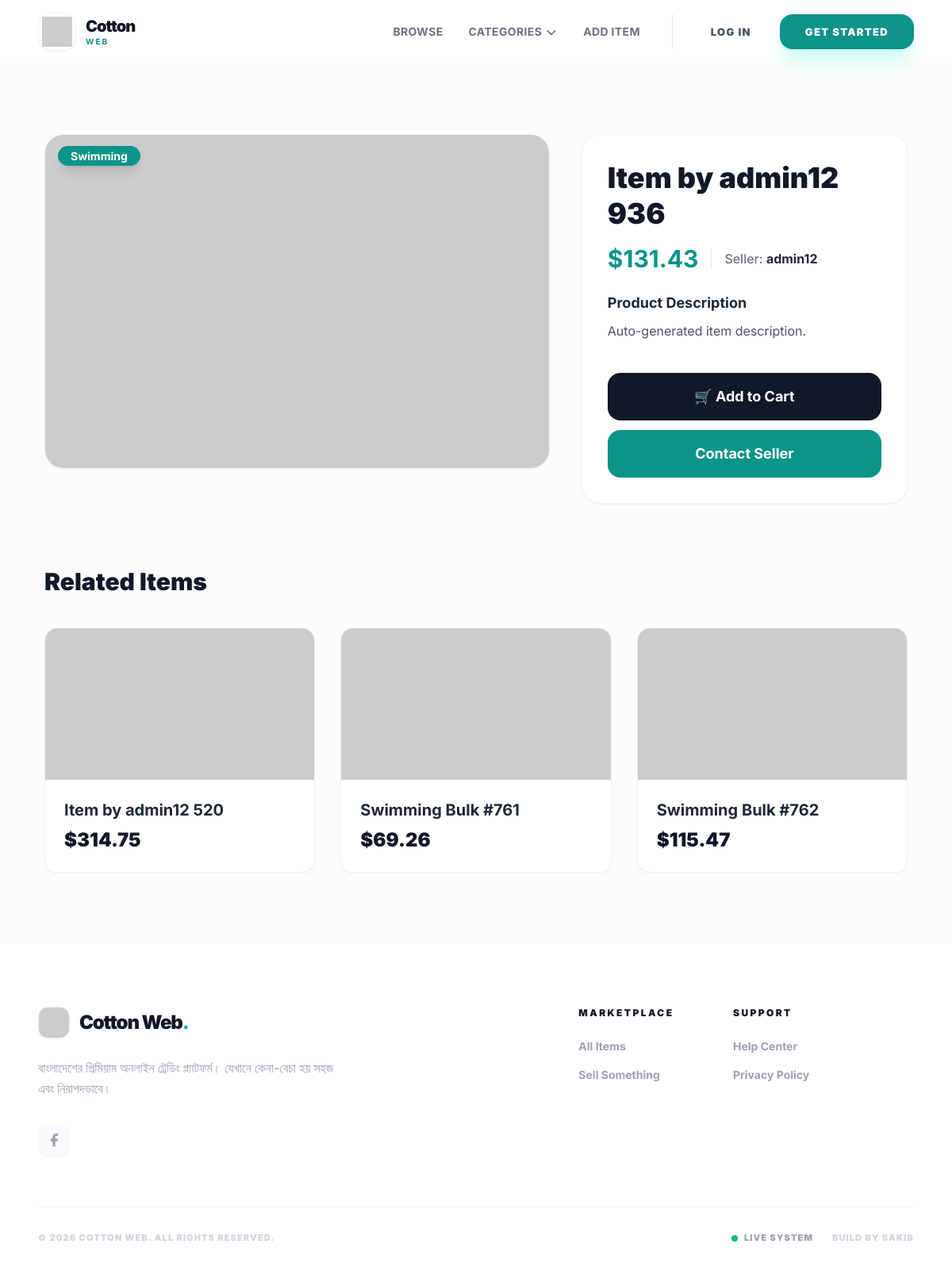
The page /items/50/ on the database as committed earlier.
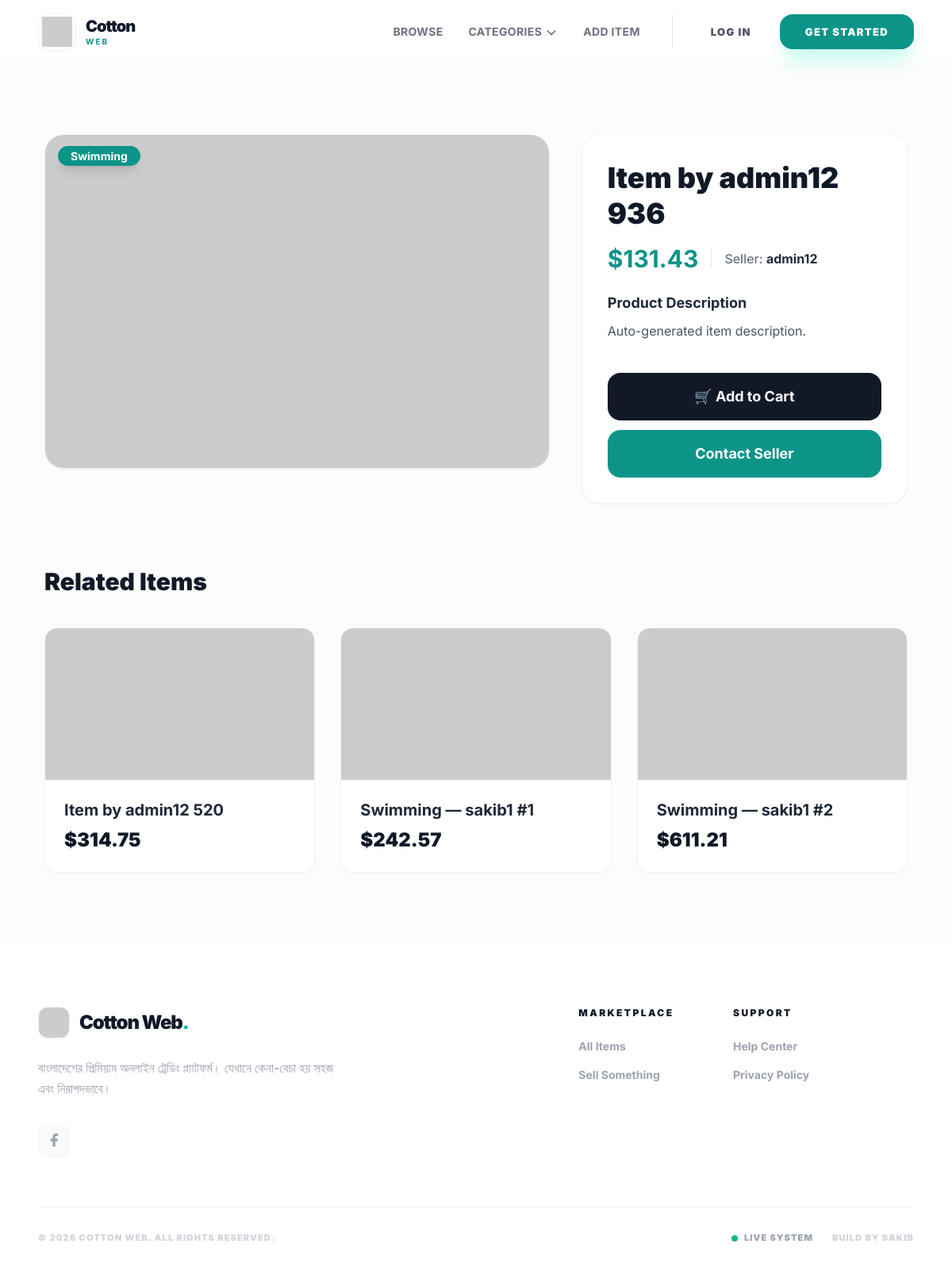
The same page on the database as committed later.
### item/models.py (models this page shows, shortened)
class Item(models.Model):
    category = models.ForeignKey(
        Category,
        related_name='items',
        on_delete=models.CASCADE,
    )
    user = models.ForeignKey(
        settings.AUTH_USER_MODEL,
        related_name='items',
        on_delete=models.CASCADE,
    )
    name = models.CharField(max_length=100)
    description = models.TextField(blank=True, null=True)
    price = models.FloatField()
    image = models.ImageField(upload_to='item_images', blank=True, null=True)
    is_sold = models.BooleanField(default=False, db_index=True)
    created_at = models.DateTimeField(auto_now_add=True, db_index=True)

class Category(models.Model):
    name = models.CharField(max_length=200)
    class Meta:
        verbose_name_plural = 'Categories'
        ordering = ('name',)

### core/models.py (models this page shows, shortened)
class CustomUserModel(AbstractUser):
    full_name = models.CharField(max_length=100, null=True, blank=True)
    phone = models.CharField(max_length=20, null=True, blank=True)
    USER_TYPE_CHOICES = [
        ('Admin', 'Admin'),
        ('Seller', 'Seller'),
        ('Buyer', 'Buyer'),
    ]
    user_type = models.CharField(max_length=20, choices=USER_TYPE_CHOICES, null=True, blank=True)

### item/views.py (the view)
# urls.py: path('', views.cart_detail, name='detail'),
def detail(request, pk):
    item = get_object_or_404(
        Item.objects.select_related('category', 'user'),
        pk=pk,
    )
    related_items = Item.objects.filter(
        category=item.category,
        is_sold=False
    ).exclude(pk=pk).select_related('category', 'user')[:3]
    return render(request, 'item/detail.html', {
        'item': item,
        'related_items': related_items,
    })

### item/templates/item/detail.html (shortened to what this page needs)
{% extends 'core/base.html' %}
{% load static %}
{% block content %}
<div class="max-w-7xl mx-auto px-4 sm:px-6 lg:px-8 py-10">
    <div class="grid grid-cols-1 lg:grid-cols-5 gap-10">
        <div class="lg:col-span-3">
            <div class="relative group bg-white rounded-3xl overflow-hidden shadow-sm border border-gray-100">
                <img
                    src="{% if item.image %}{{ item.image.url }}{% else %}https://picsum.photos/seed/{{ item.id }}/800/600{% endif %}"
                    alt="{{ item.name }}"
                    loading="lazy"
                    class="w-full h-[420px] object-cover transition duration-500 group-hover:scale-105"
                >
                <div class="absolute top-4 left-4">
                    <span class="bg-teal-600 text-white px-4 py-1 rounded-full text-sm font-bold shadow-lg">
                        {{ item.category.name }}
                    </span>
                </div>
            </div>
        </div>
        <div class="lg:col-span-2">
            <div class="bg-white p-8 rounded-3xl shadow-sm border border-gray-100 h-full flex flex-col justify-between">
                <div>
                    <h1 class="text-4xl font-black text-gray-900 leading-tight mb-4">
                        {{ item.name }}
                    </h1>
                    <div class="flex items-center space-x-4 mb-6">
                        <span class="text-3xl font-bold text-teal-600">${{ item.price }}</span>
                        <span class="text-gray-500 font-medium">
                            Seller: <span class="text-gray-800 font-bold">{{ item.user.username }}</span>
                        </span>
                    </div>
                    {% if item.description %}
                    <div class="mt-4">
                        <h3 class="text-lg font-bold text-gray-800 mb-2">Product Description</h3>
                        <p class="text-gray-600 leading-relaxed text-base">
                            {{ item.description }}
                        </p>
                    </div>
                    {% endif %}
                </div>
                <div class="mt-10 space-y-3">
                    {% if request.user == item.user %}
                        <div class="p-6 bg-teal-50 rounded-2xl border border-teal-100">
                            <p class="text-teal-800 font-bold mb-4">This is your listed item!</p>
                            <div class="grid grid-cols-2 gap-4">
                                <a href="{% url 'item:edit' item.id %}"
                                   class="flex items-center justify-center py-3 bg-teal-600 hover:bg-teal-700 text-white font-bold rounded-xl transition-all">
                                    Edit
                                </a>
                                <a href="{% url 'item:delete' item.id %}"
                                   class="flex items-center justify-center py-3 bg-rose-500 hover:bg-rose-600 text-white font-bold rounded-xl transition-all">
                                    Delete
                                </a>
                            </div>
                        </div>
                    {% else %}
                        <a href="{% url 'cart:add' item.id %}"
                           class="flex items-center justify-center w-full py-4 bg-gray-900 hover:bg-gray-800 text-white text-lg font-bold rounded-2xl transition-all">
                            🛒 Add to Cart
                        </a>
                        <a href="{% url 'conversation:new' item.id %}"
                           class="flex items-center justify-center w-full py-4 bg-teal-600 hover:bg-teal-700 text-white text-lg font-bold rounded-2xl transition-all">
                            Contact Seller
                        </a>
                    {% endif %}
                </div>
            </div>
        </div>
    </div>
    <div class="mt-20">
        <h2 class="text-3xl font-black text-gray-900 mb-10">Related Items</h2>
        <div class="grid grid-cols-1 sm:grid-cols-2 lg:grid-cols-3 gap-8">
            {% for item in related_items %}
                <div class="group bg-white rounded-2xl shadow-sm border border-gray-100 overflow-hidden hover:shadow-xl transition-all">
                    <a href="{% url 'item:detail' item.id %}">
                        <div class="aspect-video overflow-hidden">
                            <img
                                src="{% if item.image %}{{ item.image.url }}{% else %}https://picsum.photos/seed/{{ item.id }}/400/300{% endif %}"
                                alt="{{ item.name }}"
                                class="w-full h-full object-cover group-hover:scale-110 transition duration-500"
                            >
                        </div>
                        <div class="p-6">
                            <h3 class="text-xl font-bold text-gray-800 truncate">{{ item.name }}</h3>
                            <p class="text-2xl font-black text-gray-900 mt-2">${{ item.price }}</p>
                        </div>
                    </a>
                </div>
            {% empty %}
                <p class="text-gray-400 italic">No related items found.</p>
            {% endfor %}
        </div>
    </div>
</div>
{% endblock %}

Rows that differ between the two databases and show on the page:
removed Item: name "Swimming Bulk #761", price "69.26"
removed Item: name "Swimming Bulk #762", price "115.47"
added Item: name "Swimming — sakib1 #1", price "242.57"
added Item: name "Swimming — sakib1 #2", price "611.21"
